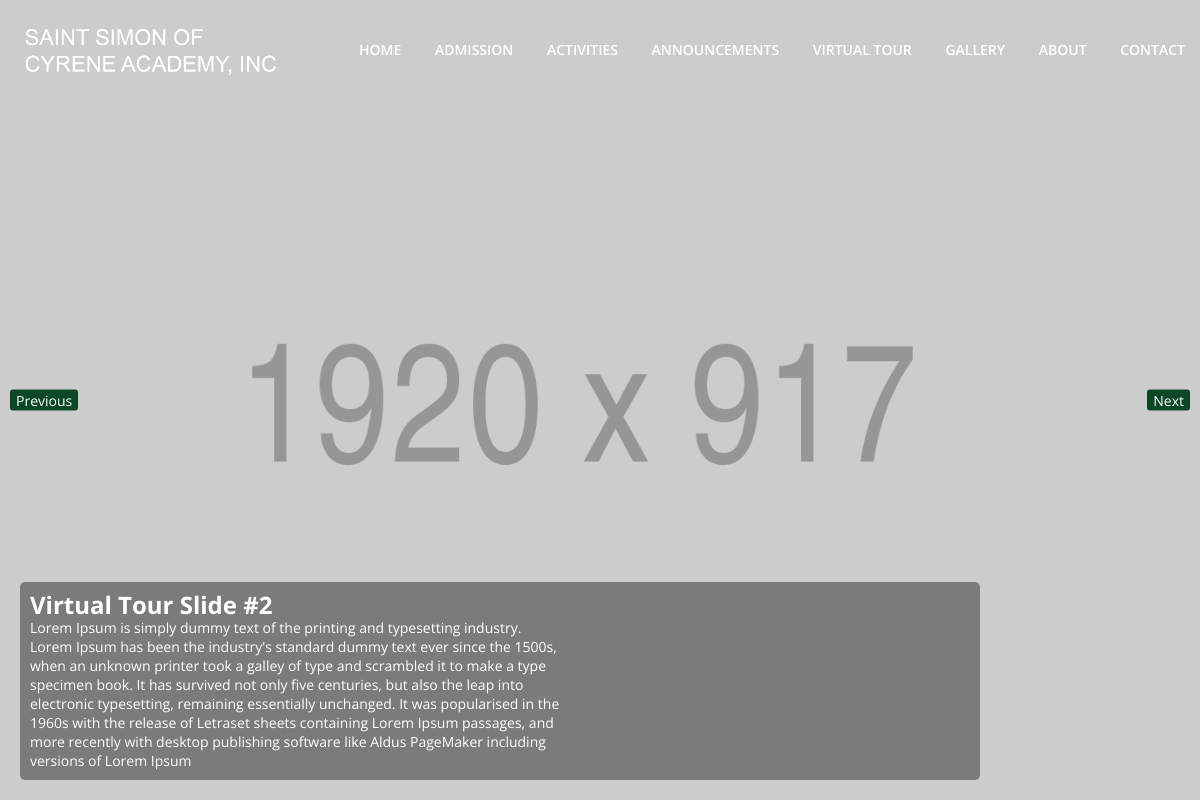
The page /index.php/virtualtour on the database its author committed.
### tables this page shows
CREATE TABLE `virtual_tour` (
  `id` int(11) NOT NULL,
  `title` varchar(100) NOT NULL,
  `description` text NOT NULL,
  `image` varchar(50) NOT NULL,
  `isShow` varchar(10) NOT NULL DEFAULT 'yes'
);

### application/controllers/Virtualtour.php (called while the page is built, shortened)
<?php
class Virtualtour extends CI_Controller
{
	public function index() {
		$this->db->where('isShow', 'yes');
		$this->db->limit(3);
		$this->db->order_by('id', 'desc');
		$this->data['slides'] = $this->db->get('virtual_tour')->result();
		$this->load->view('virtualtour', $this->data);
	}
}
?>

### index.php (called while the page is built, shortened)
<?php
require_once BASEPATH.'core/CodeIgniter.php';

### application/views/virtualtour.php (the view, shortened to what this page needs)
<!doctype html>
<html class="no-js" lang="en">
    <head>
        <link rel="stylesheet" href="<?php echo base_url();?>assets/frontend/css/bootstrap.min.css">
        <link rel="stylesheet" href="<?php echo base_url();?>assets/frontend/css/animate.css">
        <link rel="stylesheet" href="<?php echo base_url();?>assets/frontend/css/meanmenu.css">
        <link rel="stylesheet" href="<?php echo base_url();?>assets/frontend/css/magnific-popup.css">
        <link rel="stylesheet" href="<?php echo base_url();?>assets/frontend/css/owl.carousel.min.css">
        <link rel="stylesheet" href="<?php echo base_url();?>assets/frontend/css/font-awesome.min.css">
        <link rel="stylesheet" href="<?php echo base_url();?>assets/frontend/css/et-line-icon.css">
        <link rel="stylesheet" href="<?php echo base_url();?>assets/frontend/css/ionicons.min.css">
        <link rel="stylesheet" href="<?php echo base_url();?>assets/frontend/css/material-design-iconic-font.min.css">
        <link rel="stylesheet" href="<?php echo base_url();?>assets/frontend/css/style.css">
        <link rel="stylesheet" href="<?php echo base_url();?>assets/frontend/css/responsive.css">
        <link rel="stylesheet" href="<?php echo base_url();?>assets/frontend/css/Pretty-Registration-Form.css">
        <link rel="stylesheet" type="text/css" href="//cdn.jsdelivr.net/npm/slick-carousel@1.8.1/slick/slick.css"/>
    </head>
    <body>
        <header class="top">
            <div class="header-area header-sticky fixed">
                <div class="container">
                    <div class="row">
                        <div class="col-md-3 col-sm-3 col-xs-6">
                            <div class="logo">
                                <a href="<?php echo base_url();?>"><img src="<?php echo base_url();?>assets/frontend/img/logo/sscai3.png" alt="sscai" /></a>
                            </div>
                        </div>
                        <div class="col-md-9 col-sm-9 col-xs-12">
                            <div class="content-wrapper one">
                                <div class="main-menu one text-right">
                                    <nav>
                                        <ul>
                                            <li><a href="<?php echo base_url();?>home">Home</a>
                                            </li>
                                            <li><a href="<?php echo base_url();?>enrollment">Admission</a></li>
                                            <li>
                                                <a href="<?php echo base_url();?>activities">Activities</a>
                                            </li>
                                            <li>
                                                <a href="<?php echo base_url();?>announcements">Announcements</a>
                                            </li>
                                            <li class="hidden-sm"><a href="<?php echo base_url();?>virtualtour">Virtual Tour</a>
                                            </li>
                                            <li><a href="<?php echo base_url();?>gallery">Gallery</a></li>
                                            <li><a href="<?php echo base_url();?>about">About</a></li>
                                            <li><a href="<?php echo base_url();?>contact">Contact</a></li>
                                        </ul>
                                    </nav>
                                </div>
                            </div>
                        </div>
                    </div>
                </div>
            </div>
        </header>
        <section id="slider-container" class="slider-area">
            <div class="slideshow">
              <div class="slider">
                <?php if(count($slides)):?>
                <?php foreach($slides as $slide):?>
                <div class="item">
                  <img src="<?php echo base_url();?>uploads/virtualtour/<?php echo $slide->image;?>" style="height: 100%;object-fit: cover;width: 100%;" />
                  <section class="slider-content-wrapper">
                            <section class="row">
                                <section class="col-md-7 col-md-offset-left-5">
                                    <section class="slider-contents">
                                        <section class="slider-content" style="vertical-align: bottom;">
                                            <h3><?php echo $slide->title;?></h3>
                                            <div style="color: #fff;" class="banner-content-text"><?php echo $slide->description;?></div>
                                        </section>
                                    </section>
                            </section>
                        </section>
                    </section>
                </div>
                <?php endforeach;?>
                <?php endif;?>
              </div>
            </div>
        </section>
    </body>
</html>

### assets/frontend/css/style.css (style rules this page uses)
body { color: #606060; font-size: 14px; font-style: normal; font-weight: 400; line-height: normal; font-family: 'Open Sans', sans-serif; }
img { max-width: 100%; -webkit-transition: all 0.3s ease-out 0s; transition: all 0.3s ease-out 0s; height:auto; }
h1, h2, h3, h4, h5, h6 { font-weight: 700; margin: 0; padding: 0 }
a { -webkit-transition: all 0.3s ease-out 0s; transition: all 0.3s ease-out 0s; }
a, button, input { outline: medium none; color: #606060; -webkit-transition: all 0.3s ease 0s; transition: all 0.3s ease 0s }
ul { list-style: outside none none; margin: 0; padding: 0 }
.logo a { display: inline-block }
.logo { padding: 60px 0 23px; -webkit-transition: all 0.5s ease 0s; -o-transition: all 0.5s ease 0s; transition: all 0.5s ease 0s; }
.header-area { background: transparent none repeat scroll 0 0; }
.fixed { left: 0; position: absolute; width: 100%; z-index: 99; }
.main-menu { display: inline-block }
.main-menu ul li { display: inline-block; position: relative; }
.content-wrapper { text-align: right; }
.main-menu nav > ul > li > a { color: #fff; display: inline-block; font-family: 'Open Sans', sans-serif; font-size: 14px; font-weight: 600; line-height: 158px; padding: 0 15px; position: relative; text-transform: uppercase; transition: all 0.4s ease 0s; }
.main-menu ul li:last-child a { padding-right: 0px; }
.slider-area, .single-banner { position: relative; overflow: hidden }
.slider-area img { width: 100%; }
.text-content-wrapper, .slider-area img { width: 100%; }
.slider-area { height: 100vh; }
.slider-area div { height: 100% }

### assets/frontend/css/responsive.css (style rules this page uses)
@media (min-width: 992px) and (max-width: 1200px) { .main-menu nav > ul > li > a { line-height: 100px } }
@media (min-width: 992px) and (max-width: 1200px) { .logo { padding: 25px 0 23px } }

### application/views/virtualtour.php (style rules this page uses)
.slider-content-wrapper { position: absolute; bottom: 20px; left: 20px; padding: 10px; background: rgba(0, 0, 0, .4); color: #fff !important; border-radius: 5px; max-width: 80%; }
.banner-content-text, .banner-content-text p { color: #FFF; }

### rows shown on the page
virtual_tour: image (placeholder picture), title "Virtual Tour Slide #2", description "Lorem Ipsum is simply dummy text of the printing and typesetting industry. Lorem Ipsum has been the industry's standard dummy text ever since the 1500s, when an unknown printer took a galley of type and scrambled it to make a type specimen book. It has survived not only five centuries, but also the leap into electronic typesetting, remaining essentially unchanged. It was popularised in the 1960s with the release of Letraset sheets containing Lorem Ipsum passages, and more recently with desktop publishing software like Aldus PageMaker including versions of Lorem Ipsum"
